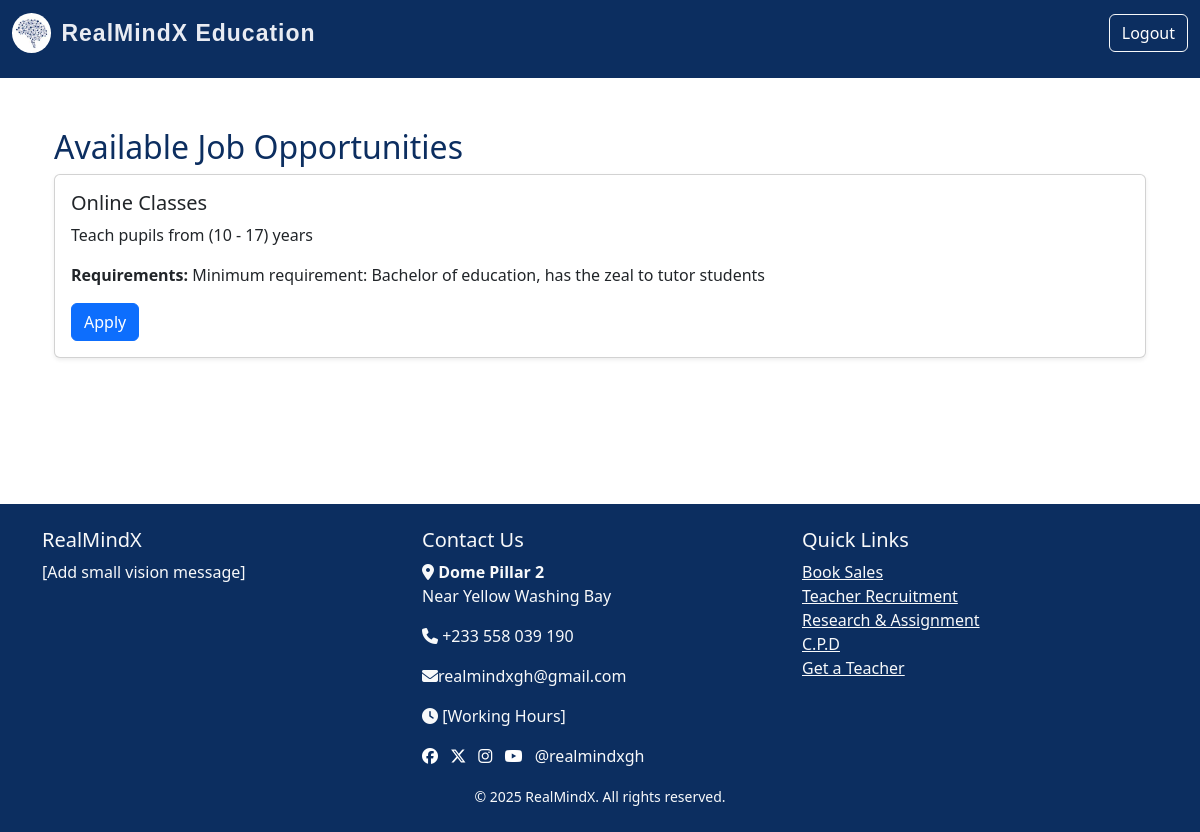
/users/dashboard (signed in), run on an earlier commit of the app's database.
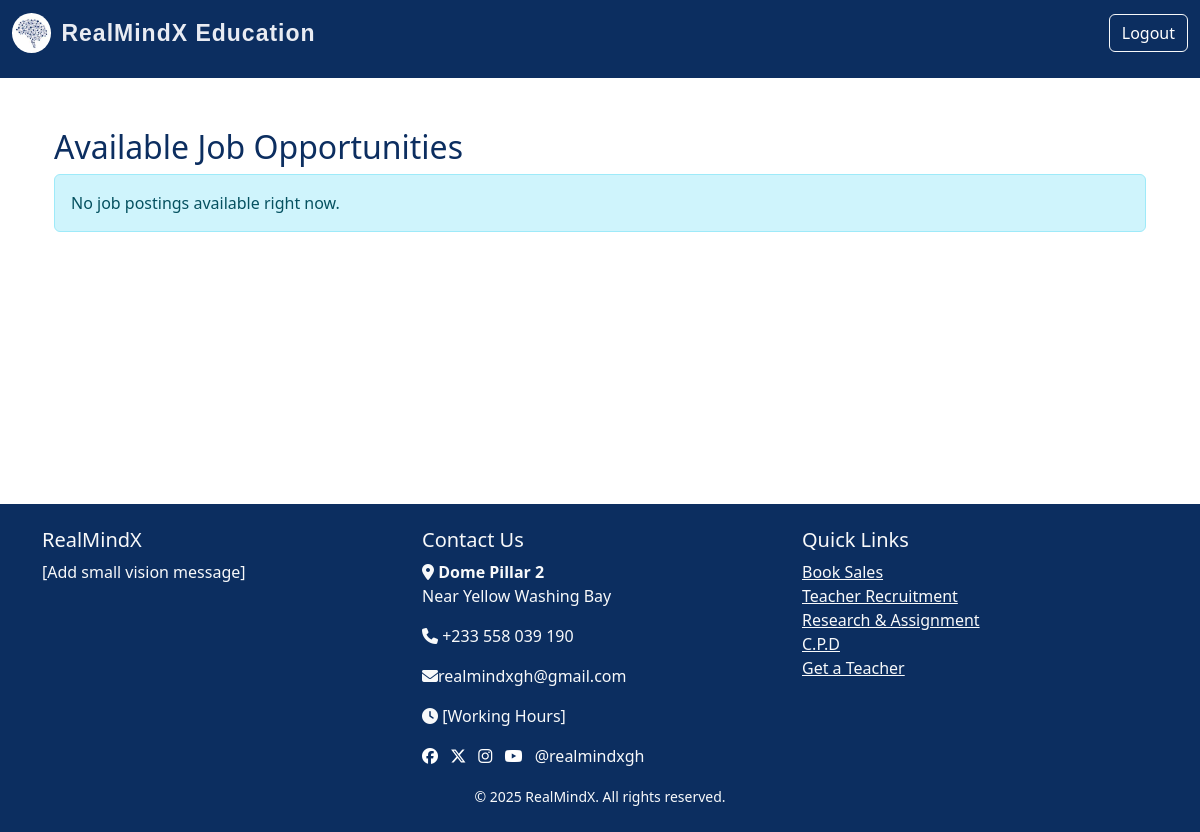
And on a later commit of the database.
### models.py (models this page shows)
class JobPost(db.Model):
    id = db.Column(db.Integer, primary_key=True)
    title = db.Column(db.String(150), nullable=False)
    description = db.Column(db.Text, nullable=False)
    job_type = db.Column(db.String(50))
    requirements = db.Column(db.Text, nullable=False)
    date_posted = db.Column(db.DateTime, default=datetime.utcnow)
    admin_id = db.Column(db.Integer, db.ForeignKey('admin.id'), nullable=False)
    applications = db.relationship('Application', backref='job', cascade='all, delete-orphan', lazy=True)

### routes.py (the view)
@app.route('/users/dashboard')
@login_required
def users_dashboard():
    if not isinstance(current_user, User):
        return redirect(url_for('admin_dashboard'))
    jobs = JobPost.query.order_by(JobPost.id.desc()).all()  # Get all jobs
    return render_template('users_dashboard.html', jobs=jobs)

### routes.py (called while the page is built)
@login_manager.user_loader
def load_user(user_id):
    try:
        user_type, id = user_id.split(":")
        if user_type == "user":
            return User.query.get(int(id))
        elif user_type == "admin":
            return Admin.query.get(int(id))
    except ValueError:
        return None

### templates/users_dashboard.html
{% extends "index.html" %}
{% block content %}
<div class="container py-4">
    <h2>Available Job Opportunities</h2>
    {% for job in jobs %}
    <div class="card mb-3 shadow-sm">
        <div class="card-body">
            <h5 class="card-title">{{ job.title }}</h5>
            <p class="card-text">{{ job.description }}</p>
            {% if job.requirements %}
            <p><strong>Requirements:</strong> {{ job.requirements }}</p>
            {% endif %}
            <a href="{{ url_for('apply', job_id=job.id) }}" class="btn btn-primary">Apply</a>
        </div>
    </div>
    {% else %}
    <div class="alert alert-info" role="alert">
        No job postings available right now.
    </div>
    {% endfor %}
</div>
{% endblock %}

What changed in the data, as far as the page shows it:
removed JobPost: title "Online Classes", description "Teach pupils from (10 - 17) years", requirements "Minimum requirement: Bachelor of education, has the zeal to tutor students"
Also different on the page:
text now shown: "No job postings available right now."
